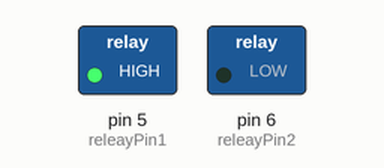
Simulated run of this sketch. Board: Arduino Uno, built with avr-gcc and run on an emulated ATmega328P. Shown: switched loads named in the sketch (green lamp = pin HIGH). No radio packets arrive unless stated; what the sketch prints to the serial monitor is not drawn.

Above: at 0.7 s.
At 2.2 s:
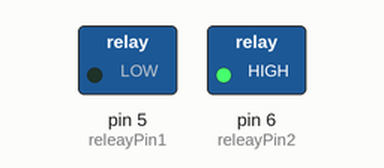
At 3.7 s:
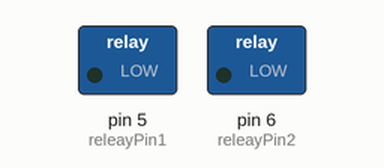
Timing chart, 0 to 5.9 s (numbered marks = the images above):
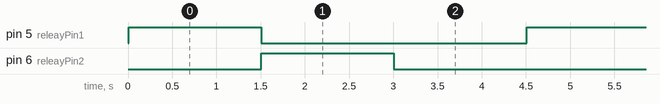

The sketch:

RelaysBoard.ino
```cpp
/*

*/

#include <RF24Network.h>
#include <RF24.h>
//#include <SPI.h>

const uint16_t this_node = 031;   // Address of our node in Octal format (04, 031, etc.)

#define releayPin1 5
#define releayPin2 6

RF24 radio(10, 9);               // onboard nRF24L01 (CE, CSN)
RF24Network network(radio);      // Include the radio in the network

void setup() {
  Serial.begin(115200);

  pinMode(releayPin1, OUTPUT);
  pinMode(releayPin2, OUTPUT);

  //SPI.begin();
  radio.begin();
  radio.setPALevel(RF24_PA_MIN, 0); // RF24_PA_MIN=-18dBm, RF24_PA_LOW=-12dBm, RF24_PA_MED=-6dBM, and RF24_PA_HIGH=0dBm.
  network.begin(60, this_node); // (channel, node address)
  radio.setDataRate(RF24_250KBPS); // (RF24_2MBPS);

  //delay(1000);
  Serial.println(" ");
  Serial.println(" *************** ");
  Serial.println(" ");
  Serial.flush();
}

void loop() {

  network.update();

  //currentMillis = millis();   // capture the value of millis() only once in the loop
  digitalWrite(releayPin1, HIGH);
  delay(1500);
  digitalWrite(releayPin1, LOW);
  digitalWrite(releayPin2, HIGH);
  delay(1500);
  digitalWrite(releayPin2, LOW);
  delay(1500);

}
```

Measured:
- by itself, pin 5 (releayPin1), pin 6 (releayPin2): alternates HIGH for 1.5 s and LOW for 3.0 s
- by itself, everything shown: repeats every 4.5 s, in 3 steps
